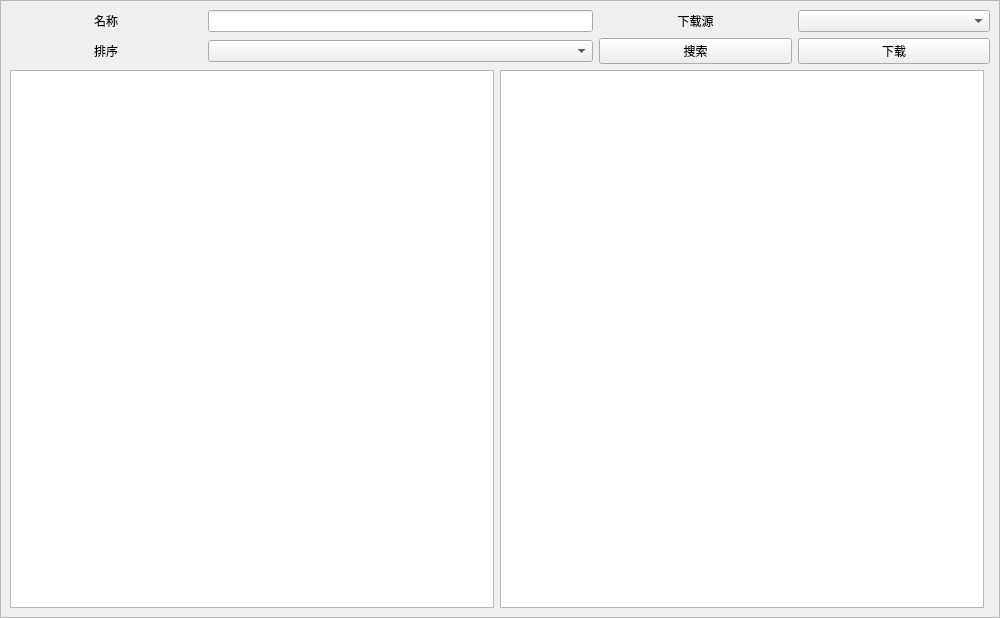
<?xml version="1.0" encoding="UTF-8"?>
<ui version="4.0">
 <class>ModDownloader</class>
 <widget class="QWidget" name="ModDownloader">
  <property name="geometry">
   <rect>
    <x>0</x>
    <y>0</y>
    <width>1000</width>
    <height>618</height>
   </rect>
  </property>
  <property name="windowTitle">
   <string>Mod下载器</string>
  </property>
  <layout class="QGridLayout" name="gridLayout">
   <property name="leftMargin">
    <number>0</number>
   </property>
   <property name="topMargin">
    <number>0</number>
   </property>
   <property name="rightMargin">
    <number>0</number>
   </property>
   <property name="bottomMargin">
    <number>0</number>
   </property>
   <property name="spacing">
    <number>0</number>
   </property>
   <item row="0" column="0">
    <widget class="QScrollArea" name="scrollArea">
     <property name="widgetResizable">
      <bool>true</bool>
     </property>
     <widget class="QWidget" name="scrollAreaWidgetContents">
      <property name="geometry">
       <rect>
        <x>0</x>
        <y>0</y>
        <width>998</width>
        <height>616</height>
       </rect>
      </property>
      <layout class="QGridLayout" name="gridLayout_2">
       <item row="2" column="0">
        <widget class="QTreeWidget" name="tw_mods">
         <attribute name="headerVisible">
          <bool>false</bool>
         </attribute>
         <column>
          <property name="text">
           <string notr="true">1</string>
          </property>
         </column>
        </widget>
       </item>
       <item row="0" column="0" colspan="3">
        <layout class="QGridLayout" name="gridLayout_3">
         <item row="1" column="0">
          <widget class="QLabel" name="label_3">
           <property name="text">
            <string>排序</string>
           </property>
           <property name="alignment">
            <set>Qt::AlignCenter</set>
           </property>
          </widget>
         </item>
         <item row="0" column="0">
          <widget class="QLabel" name="label">
           <property name="text">
            <string>名称</string>
           </property>
           <property name="alignment">
            <set>Qt::AlignCenter</set>
           </property>
          </widget>
         </item>
         <item row="0" column="3">
          <widget class="QLabel" name="label_2">
           <property name="text">
            <string>下载源</string>
           </property>
           <property name="alignment">
            <set>Qt::AlignCenter</set>
           </property>
          </widget>
         </item>
         <item row="0" column="4">
          <widget class="QComboBox" name="cb_downloadsource"/>
         </item>
         <item row="0" column="1" colspan="2">
          <widget class="QLineEdit" name="le_name"/>
         </item>
         <item row="1" column="1" colspan="2">
          <widget class="QComboBox" name="cb_sort"/>
         </item>
         <item row="1" column="3">
          <widget class="QPushButton" name="pb_search">
           <property name="text">
            <string>搜索</string>
           </property>
          </widget>
         </item>
         <item row="1" column="4">
          <widget class="QPushButton" name="pb_download">
           <property name="text">
            <string>下载</string>
           </property>
          </widget>
         </item>
        </layout>
       </item>
       <item row="2" column="1">
        <widget class="QTreeWidget" name="tw_files">
         <attribute name="headerVisible">
          <bool>false</bool>
         </attribute>
         <column>
          <property name="text">
           <string notr="true">1</string>
          </property>
         </column>
        </widget>
       </item>
      </layout>
     </widget>
    </widget>
   </item>
  </layout>
 </widget>
 <resources/>
 <connections/>
</ui>
